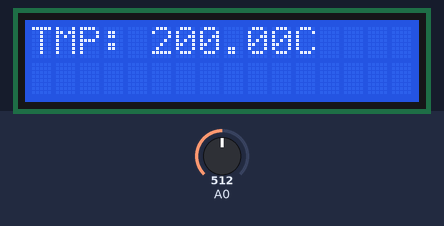
Recording of a sketch running on a simulated Arduino Uno, built with avr-gcc and run on an emulated ATmega328P. Parts: 16×2 character LCD. Inputs (shaded band) come from the test bench; at power-on: A0 = 512.

Above: at 1.2 s.
1.3 s: A0 set to 322
At 2.7 s:
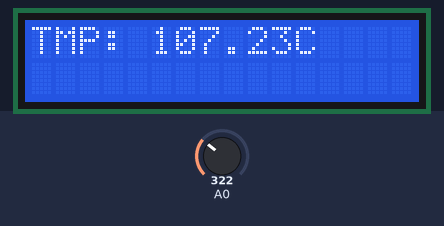
3.0 s: A0 set to 291
At 4.2 s:
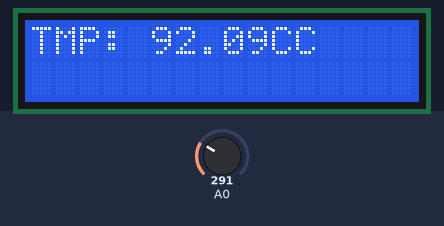
4.5 s: A0 set to 135
At 5.4 s:
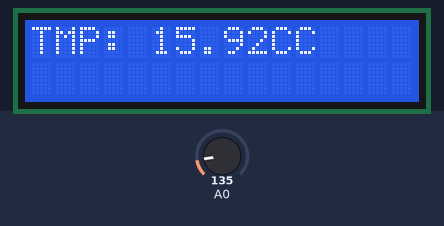
6.0 s: A0 set to 113
At 6.7 s:
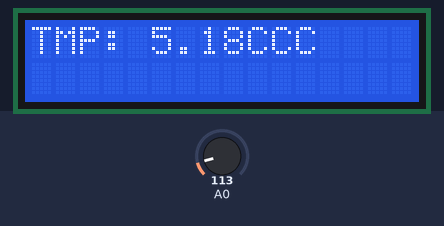
Timing chart, 0 to 8.5 s (numbered marks = the images above; inputs shaded):
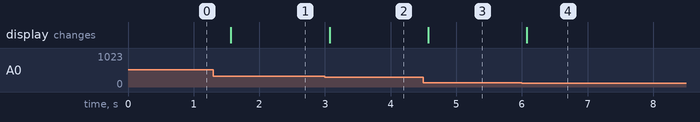

Measured:
- the behaviour switches between 308 and 307 on A0 (found by bisection; images 1 and 2)
- the behaviour switches between 123 and 122 on A0 (found by bisection; images 3 and 4)
- after the input at 1.3 s, the display: changes after 0.27 s (image 1)
- after the input at 3.0 s, the display: changes after 0.07 s (image 2)
- after the input at 4.5 s, the display: changes after 0.07 s (image 3)
- after the input at 6.0 s, the display: changes after 0.08 s (image 4)

The sketch:

Temperature.ino
```cpp
// =====================================================================================
// --- Libraries ---
#include <LiquidCrystal.h>


// =====================================================================================
// --- Hardware Mapping ---
#define db7 7  // LCD [Digital 7]
#define db6 6  // LCD [Digital 6]
#define db5 5  // LCD [Digital 5]
#define db4 4  // LCD [Digital 4]
#define rs 13  // LCD [Digital 13]
#define en 12  // LCD [Digital 12]

#define sensor_temp 0  // TPM [Analog A0]

// =====================================================================================
// --- Function Prototype ---
float read_temperature();


// =====================================================================================
// --- Initial Setup ---
LiquidCrystal lcd(rs, en, db4, db5, db6, db7);

void setup() {
  lcd.begin(16, 2);
  lcd.print("TMP: ");
}


// =====================================================================================
// --- Main Loop ---
void loop() {
  lcd.setCursor(5, 0);
  lcd.print(read_temperature());
  lcd.print("C");
  delay(750);
}

// =====================================================================================
// --- Function Development ---
float read_temperature() {
  float temperature = analogRead(0);
  temperature = temperature * 0.48828125 - 50;
  return temperature;
} //end read_temperature
```
